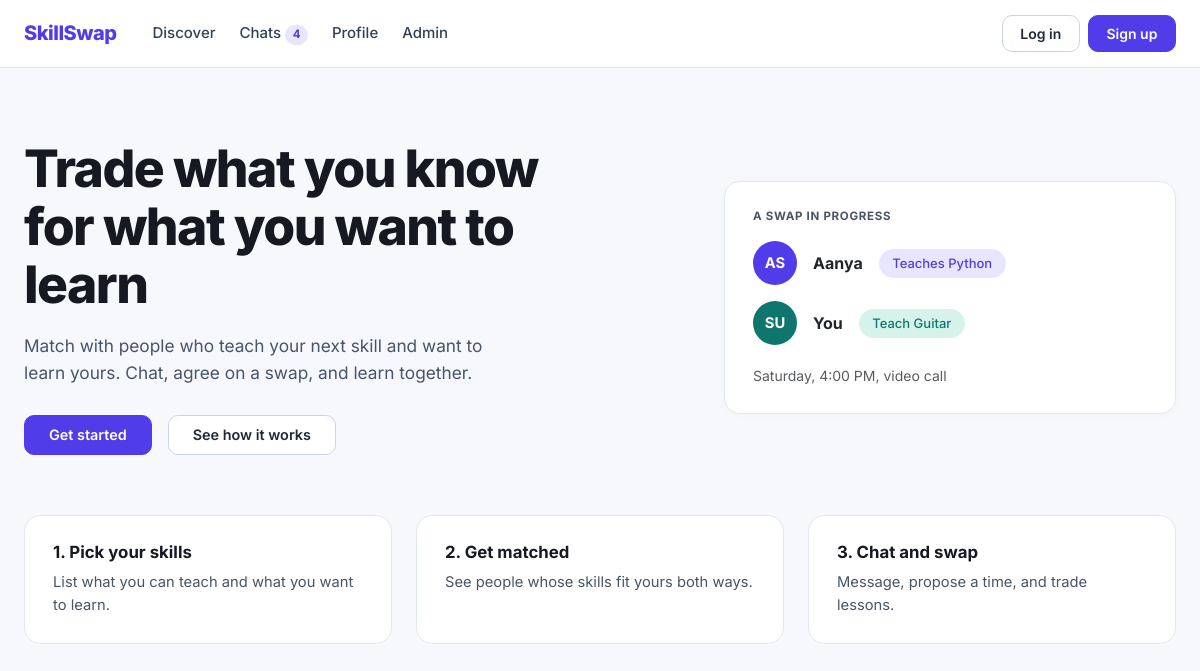
The page / on the database its author committed.
### tables this page shows
CREATE TABLE "swap_proposals" (
        id INTEGER PRIMARY KEY AUTOINCREMENT,
        proposer_id INTEGER NOT NULL,
        recipient_id INTEGER NOT NULL,
        title TEXT NOT NULL,
        teach_skill TEXT NOT NULL DEFAULT '',
        learn_skill TEXT NOT NULL DEFAULT '',
        schedule_text TEXT NOT NULL,
        note TEXT NOT NULL DEFAULT '',
        status TEXT NOT NULL DEFAULT 'pending' CHECK (status IN ('pending', 'accepted', 'declined', 'completed', 'cancelled')),
        updated_at TEXT NOT NULL DEFAULT CURRENT_TIMESTAMP,
        FOREIGN KEY (proposer_id) REFERENCES users(id) ON DELETE CASCADE,
        FOREIGN KEY (recipient_id) REFERENCES users(id) ON DELETE CASCADE
    );

CREATE TABLE users (
        id INTEGER PRIMARY KEY AUTOINCREMENT,
        name TEXT NOT NULL,
        email TEXT NOT NULL UNIQUE,
        password_hash TEXT NOT NULL,
        initials TEXT NOT NULL,
        avatar_color TEXT NOT NULL DEFAULT '#503CE8',
        availability TEXT NOT NULL DEFAULT 'Weekends, online',
        location TEXT NOT NULL DEFAULT 'Online',
        bio TEXT NOT NULL DEFAULT '',
        created_at TEXT NOT NULL DEFAULT CURRENT_TIMESTAMP
    , role TEXT NOT NULL DEFAULT 'user', status TEXT NOT NULL DEFAULT 'active');

### includes/auth.php (called while the page is built, shortened)
<?php
function isLoggedIn(): bool
{
    return isset($_SESSION['user_id']) && (int)$_SESSION['user_id'] > 0;
}
function getActiveUserId(): int
{
    return 1;
}
function getUserWithSkills(PDO $pdo, int $userId): ?array
{
    $stmt = $pdo->prepare(
        'SELECT id, name, email, initials, avatar_color, availability, location, bio, role, status, created_at
         FROM users WHERE id = ?'
    );
    $stmt->execute([$userId]);
    $user = $stmt->fetch();
    $skillStmt = $pdo->prepare(
        'SELECT skill_name, skill_type FROM user_skills WHERE user_id = ? ORDER BY sort_order ASC, id ASC'
    );
    $skillStmt->execute([$userId]);
    $teach = [];
    $learn = [];
    foreach ($skillStmt->fetchAll() as $row) {
        if ($row['skill_type'] === 'teach') {
            $teach[] = $row['skill_name'];
        } else {
            $learn[] = $row['skill_name'];
        }
    }
    $revStmt = $pdo->prepare(
        'SELECT COUNT(*) AS cnt, COALESCE(ROUND(AVG(rating), 1), 0) AS avg_rating
         FROM reviews WHERE reviewee_id = ?'
    );
    $revStmt->execute([$userId]);
    $revStats = $revStmt->fetch() ?: ['cnt' => 0, 'avg_rating' => 0];
    $user['teach_skills'] = $teach;
    $user['learn_skills'] = $learn;
    $user['review_count'] = (int)$revStats['cnt'];
    $user['avg_rating'] = (float)$revStats['avg_rating'];
    return $user;
}
function getCurrentUser(PDO $pdo): array
{
    $user = getUserWithSkills($pdo, getActiveUserId());
    return $user;
}
function e(string $value): string
{
    return htmlspecialchars($value, ENT_QUOTES, 'UTF-8');
}

### index.php (the view, shortened to what this page needs)
<?php
require_once __DIR__ . '/includes/header.php';
$featuredStmt = $pdo->prepare(
    'SELECT sp.title, sp.teach_skill, sp.learn_skill, sp.schedule_text,
            u.name AS partner_name, u.initials AS partner_initials, u.avatar_color AS partner_color
     FROM swap_proposals sp
     JOIN users u ON u.id = CASE WHEN sp.proposer_id = :uid THEN sp.recipient_id ELSE sp.proposer_id END
     WHERE sp.proposer_id = :uid OR sp.recipient_id = :uid
     ORDER BY CASE WHEN sp.status = "accepted" THEN 0 ELSE 1 END, sp.id ASC
     LIMIT 1'
);
$featuredStmt->execute([':uid' => $currentUser['id']]);
$featuredSwap = $featuredStmt->fetch();
$partnerFirstName = $featuredSwap ? explode(' ', $featuredSwap['partner_name'])[0] : 'Aanya';
$partnerInitials = $featuredSwap['partner_initials'] ?? 'AS';
$partnerColor = $featuredSwap['partner_color'] ?? '#503CE8';
$partnerSkill = !empty($featuredSwap['teach_skill']) ? $featuredSwap['teach_skill'] : 'Python';
$yourSkill = !empty($featuredSwap['learn_skill']) ? $featuredSwap['learn_skill'] : ($currentUser['teach_skills'][0] ?? 'Guitar');
$swapSchedule = $featuredSwap['schedule_text'] ?? 'Saturday, 4:00 PM, video call';
?>
<main class="container-xxl px-4">
  <section class="hero-section">
    <div class="row align-items-center g-5">
      <div class="col-lg-6">
        <h1 class="hero-title">Trade what you know for what you want to learn</h1>
        <p class="hero-subtitle">
          Match with people who teach your next skill and want to learn yours. Chat, agree on a swap, and learn together.
        </p>
        <div class="d-flex flex-wrap align-items-center gap-3">
          <a href="discover.php" class="btn btn-ss-primary px-4 py-2">Get started</a>
          <a href="#how-it-works" class="btn btn-ss-outline px-4 py-2">See how it works</a>
        </div>
      </div>
      <div class="col-lg-5 offset-lg-1">
        <div class="ss-card hero-swap-card">
          <div class="ss-section-label mb-3">A swap in progress</div>
          <div class="d-flex align-items-center gap-3 mb-3">
            <span class="avatar-circle" style="background-color: <?= e($partnerColor) ?>;">
              <?= e($partnerInitials) ?>
            </span>
            <span class="fw-bold text-dark"><?= e($partnerFirstName) ?></span>
            <span class="pill-teach">Teaches <?= e($partnerSkill) ?></span>
          </div>
          <div class="d-flex align-items-center gap-3 mb-3">
            <span class="avatar-circle" style="background-color: <?= e($currentUser['avatar_color']) ?>;">
              <?= e($currentUser['initials']) ?>
            </span>
            <span class="fw-bold text-dark">You</span>
            <span class="pill-learn">Teach <?= e($yourSkill) ?></span>
          </div>
          <div class="text-muted small pt-1"><?= e($swapSchedule) ?></div>
        </div>
      </div>
    </div>
  </section>
  <section id="how-it-works" class="pb-5 pt-2">
    <div class="row g-4">
      <div class="col-md-4">
        <div class="ss-card step-card">
          <h3>1. Pick your skills</h3>
          <p>List what you can teach and what you want to learn.</p>
        </div>
      </div>
      <div class="col-md-4">
        <div class="ss-card step-card">
          <h3>2. Get matched</h3>
          <p>See people whose skills fit yours both ways.</p>
        </div>
      </div>
      <div class="col-md-4">
        <div class="ss-card step-card">
          <h3>3. Chat and swap</h3>
          <p>Message, propose a time, and trade lessons.</p>
        </div>
      </div>
    </div>
  </section>
</main>
<?php require_once __DIR__ . '/includes/footer.php'; ?>

### assets/css/style.css (style rules this page uses)
:root { --ss-primary: #503ce8; --ss-primary-hover: #4230d1; --ss-bg: #f7f8fc; --ss-surface: #ffffff; --ss-border: #e2e8f0; --ss-border-strong: #cbd5e1; --ss-text: #111827; --ss-text-secondary: #475569; --ss-text-muted: #64748b; --ss-lavender-bg: #e8e6ff; --ss-lavender-text: #503ce8; --ss-mint-bg: #d6f3eb; --ss-mint-text: #0f766e; }
* { box-sizing: border-box; }
body { font-family: 'Inter', -apple-system, BlinkMacSystemFont, 'Segoe UI', Roboto, sans-serif; background-color: var(--ss-bg); color: var(--ss-text); margin: 0; min-height: 100vh; -webkit-font-smoothing: antialiased; }
.btn-ss-primary { background-color: var(--ss-primary); border: 1px solid var(--ss-primary); color: #ffffff; border-radius: 10px; font-weight: 600; font-size: 0.9rem; padding: 0.56rem 1.25rem; transition: background-color 0.15s ease, border-color 0.15s ease, transform 0.1s ease; }
.btn-ss-outline { background-color: var(--ss-surface); border: 1px solid var(--ss-border-strong); color: #1e293b; border-radius: 10px; font-weight: 600; font-size: 0.9rem; padding: 0.56rem 1.2rem; transition: background-color 0.15s ease, border-color 0.15s ease; }
.ss-card { background-color: var(--ss-surface); border: 1px solid var(--ss-border); border-radius: 16px; }
.ss-section-label { font-size: 0.72rem; font-weight: 700; letter-spacing: 0.06em; text-transform: uppercase; color: var(--ss-text-secondary); }
.avatar-circle { width: 44px; height: 44px; border-radius: 50%; display: inline-flex; align-items: center; justify-content: center; color: #ffffff; font-weight: 700; font-size: 0.92rem; flex-shrink: 0; letter-spacing: 0.01em; }
.pill-teach { display: inline-flex; align-items: center; background-color: var(--ss-lavender-bg); color: var(--ss-lavender-text); font-size: 0.8125rem; font-weight: 500; padding: 0.3rem 0.78rem; border-radius: 999px; line-height: 1.3; white-space: nowrap; border: 1px solid transparent; }
.pill-learn { display: inline-flex; align-items: center; background-color: var(--ss-mint-bg); color: var(--ss-mint-text); font-size: 0.8125rem; font-weight: 500; padding: 0.3rem 0.78rem; border-radius: 999px; line-height: 1.3; white-space: nowrap; border: 1px solid transparent; }
.hero-section { padding: 4.5rem 0 3.25rem; }
.hero-title { font-size: clamp(2.2rem, 4.3vw, 3.25rem); font-weight: 800; line-height: 1.12; letter-spacing: -0.03em; color: #161822; margin-bottom: 1.15rem; }
.hero-subtitle { font-size: 1.08rem; line-height: 1.6; color: var(--ss-text-secondary); max-width: 500px; margin-bottom: 1.75rem; }
.hero-swap-card { padding: 1.65rem 1.75rem; box-shadow: 0 2px 10px rgba(15, 23, 42, 0.02); }
.step-card { padding: 1.65rem 1.75rem; height: 100%; transition: border-color 0.15s ease, box-shadow 0.15s ease; }
.step-card h3 { font-size: 1.05rem; font-weight: 700; color: #161822; margin-bottom: 0.55rem; }
.step-card p { font-size: 0.92rem; line-height: 1.55; color: var(--ss-text-secondary); margin-bottom: 0; }

### rows shown on the page
swap_proposals: proposer.initials "AS", proposer.name "Aanya", teach_skill "Python", learn_skill "Guitar", schedule_text "Saturday, 4:00 PM, video call"
users: initials "SU"

### other values the page prints
$pendingIncomingCount "4"
